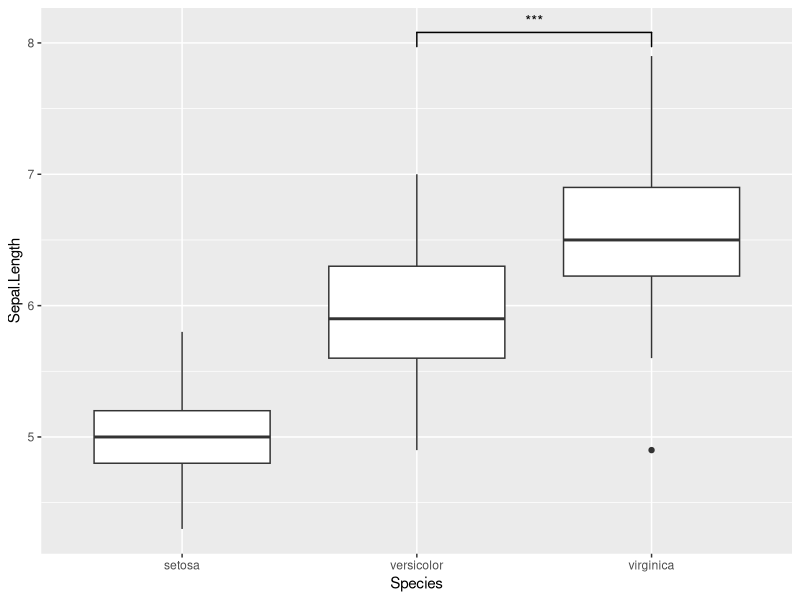
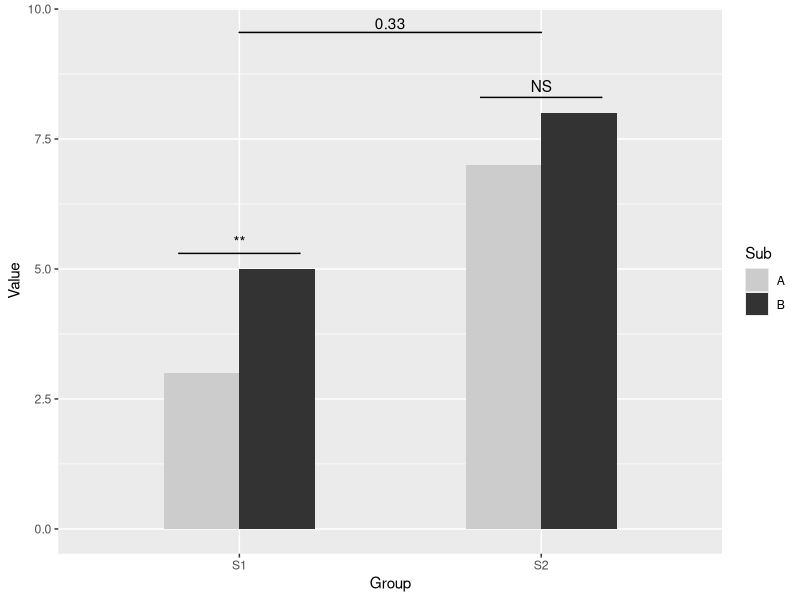

Source code (R) for these figures, in order:
## ---- chunk 1
knitr::opts_chunk$set(
  collapse = TRUE,
  comment = "#>",
  message = FALSE,
  warning = FALSE
)
## ---- chunk 2
library(ggplot2)
library(ggsignif)
## ---- chunk 3
ggplot(iris, aes(x = Species, y = Sepal.Length)) +
  geom_boxplot() + # using `ggsignif` to display comparison of interest
  geom_signif(
    comparisons = list(c("versicolor", "virginica")),
    map_signif_level = TRUE
  )
## ---- chunk 4
dat <- data.frame(
  Group = c("S1", "S1", "S2", "S2"),
  Sub = c("A", "B", "A", "B"),
  Value = c(3, 5, 7, 8)
)

ggplot(dat, aes(Group, Value)) +
  geom_bar(aes(fill = Sub), stat = "identity", position = "dodge", width = .5) +
  geom_signif(
    y_position = c(5.3, 8.3), xmin = c(0.8, 1.8), xmax = c(1.2, 2.2),
    annotation = c("**", "NS"), tip_length = 0
  ) +
  geom_signif(
    comparisons = list(c("S1", "S2")),
    y_position = 9.3, tip_length = 0, vjust = 0.2
  ) +
  scale_fill_manual(values = c("grey80", "grey20"))
